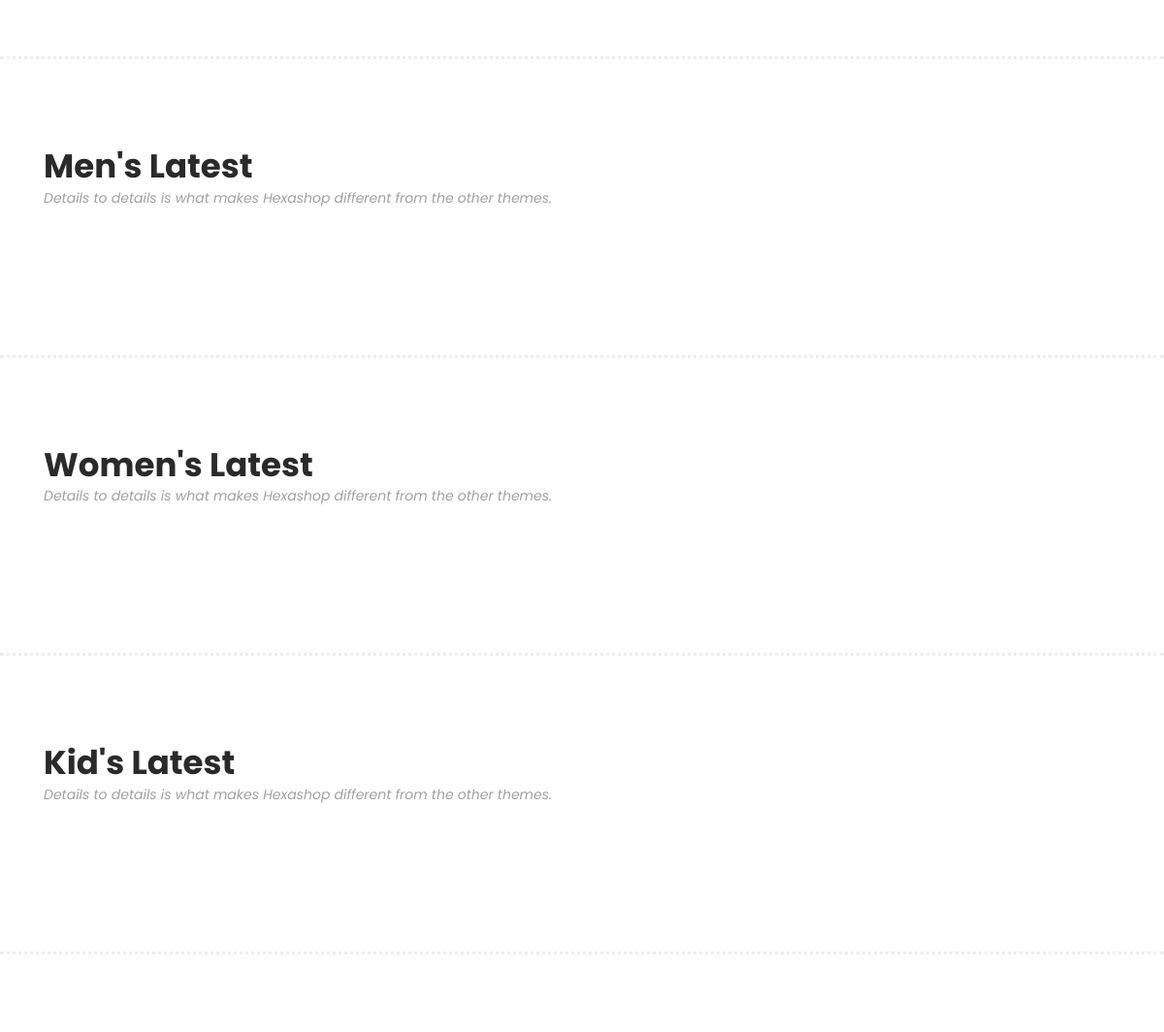
/ (middle part), run on an earlier commit of the app's database.
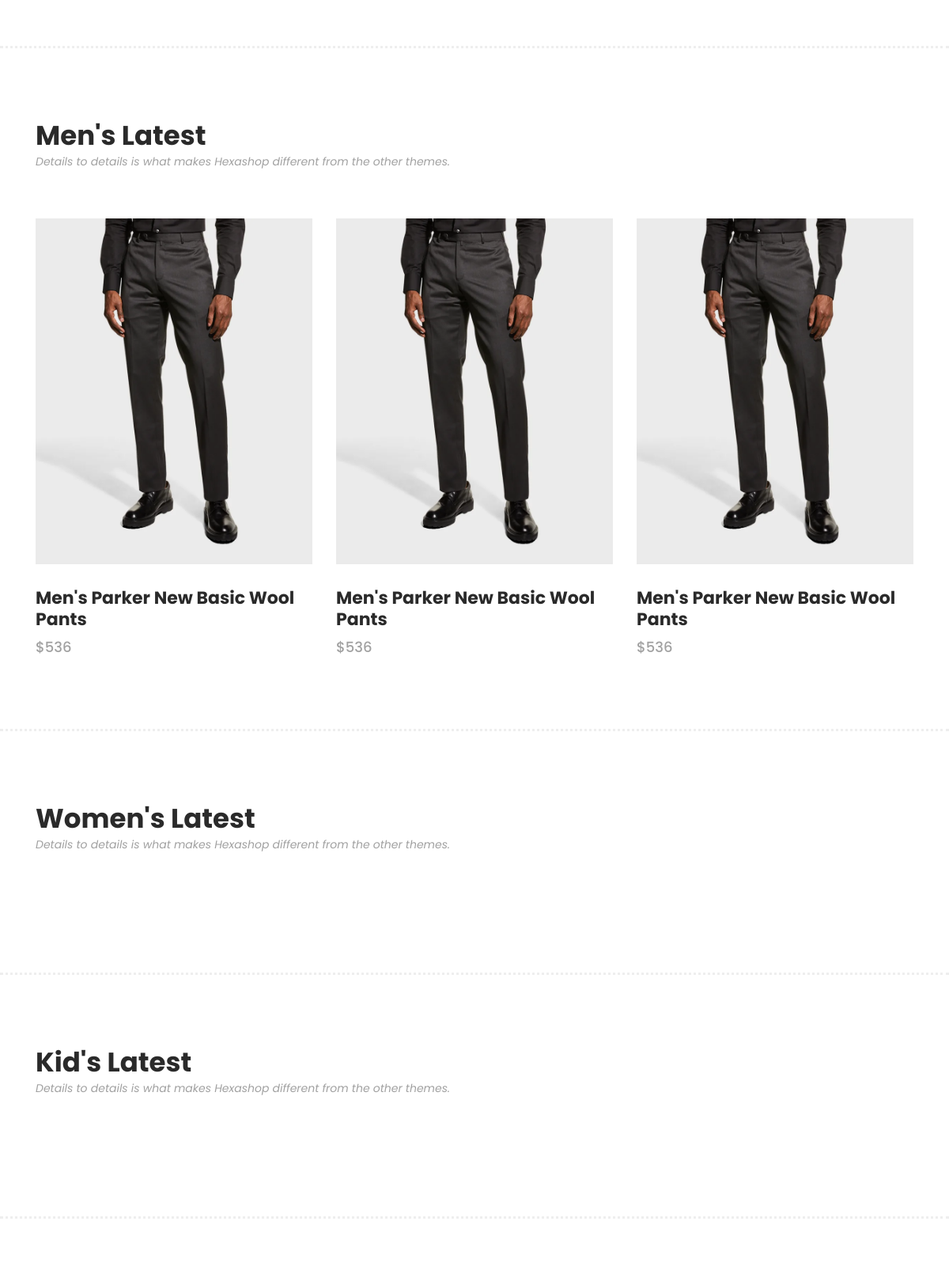
And on a later commit of the database.
### shopapp/models.py (models this page shows, shortened)
class Product(models.Model):
    name = models.CharField(max_length=255)
    description = models.TextField()
    thumb = models.ImageField(upload_to='thumbs/')
    images = models.ManyToManyField('ProductImage')
    brand = models.ForeignKey('Brand', on_delete=models.CASCADE)
    category = models.ForeignKey('Category', on_delete=models.CASCADE)
    gender = models.ForeignKey('Gender', on_delete=models.CASCADE)
    price = models.PositiveIntegerField(default=0)
    order_counter = models.PositiveIntegerField(default=0)
    class Meta:
        verbose_name = 'Product'
        verbose_name_plural = 'Products'

### shopapp/views.py (the view)
# urls.py: path('', homeView, name='home_url'),
def homeView(request):
    links = [
        {'name': 'home', 'url': 'home_url', 'active': 'active'},
        {'name': 'men', 'url': 'men_url', 'active': ''},
        {'name': 'women', 'url': 'women_url', 'active': ''},
        {'name': 'kid', 'url': 'kid_url', 'active': ''},
        {'name': 'accessories', 'url': 'accessories_url', 'active': ''},
        {'name': 'about', 'url': 'about_url', 'active': ''},
        {'name': 'contact us', 'url': 'contact_url', 'active': ''},
    ]
    if request.user.is_authenticated:
        links.append({'name': 'profile', 'url': 'profile_url', 'active': ''})
        links.append({'name': 'logout', 'url': 'logout_url', 'active': ''})
    else:
        links.append({'name': 'login', 'url': 'login_url', 'active': ''})
    context = {
        'links': links
    }
    try:
        mens = Product.objects.filter(gender=Gender.objects.get(name='Men')).order_by('-id')[:10]
        for elem in mens:
            print(elem.id)
        womens = Product.objects.filter(gender=Gender.objects.get(name='Women')).order_by('-id')[:10]
        kids = Product.objects.filter(gender=Gender.objects.get(name='Kid')).order_by('-id')[:10]
        context.update({'mens': mens})
        context.update({'womens': womens})
        context.update({'kids': kids})
        return render(request, template_name='index.html', context=context)
    except ObjectDoesNotExist:
        return render(request, template_name='index.html', context=context)

### templates/index.html (shortened to what this page needs)
{% extends 'base.html' %}
{% load static %}
{% block content %}
    <div class="main-banner" id="top">
        <div class="container-fluid">
            <div class="row">
                <div class="col-lg-6">
                </div>
                <div class="col-lg-6">
                    <div class="right-content">
                        <div class="row">
                            <div class="col-lg-6">
                            </div>
                            <div class="col-lg-6">
                            </div>
                        </div>
                    </div>
                </div>
            </div>
        </div>
    </div>
    <section class="section" id="men">
        <div class="container">
            <div class="row">
                <div class="col-lg-6">
                    <div class="section-heading">
                        <h2>Men's Latest</h2>
                        <span>Details to details is what makes Hexashop different from the other themes.</span>
                    </div>
                </div>
            </div>
        </div>
        <div class="container">
            <div class="row">
                <div class="col-lg-12">
                    <div class="men-item-carousel">
                        <div class="owl-men-item owl-carousel">
                            {% for product in mens %}
                                <div class="item">
                                    <div class="thumb">
                                        <img src="{{ product.thumb.url }}" alt="">
                                    </div>
                                    <div class="down-content">
                                        <h4>{{ product.name }}</h4>
                                        <span>${{ product.price }}</span>
                                    </div>
                                </div>
                            {% endfor %}
                        </div>
                    </div>
                </div>
            </div>
        </div>
    </section>
    <section class="section" id="women">
        <div class="container">
            <div class="row">
                <div class="col-lg-6">
                    <div class="section-heading">
                        <h2>Women's Latest</h2>
                        <span>Details to details is what makes Hexashop different from the other themes.</span>
                    </div>
                </div>
            </div>
        </div>
    </section>
    <section class="section" id="kids">
        <div class="container">
            <div class="row">
                <div class="col-lg-6">
                    <div class="section-heading">
                        <h2>Kid's Latest</h2>
                        <span>Details to details is what makes Hexashop different from the other themes.</span>
                    </div>
                </div>
            </div>
        </div>
    </section>
    <section class="section" id="explore">
    </section>
{% endblock content %}

What changed in the data, as far as the page shows it:
added Product: thumb (picture), name "Men's Parker New Basic Wool Pants", price "536"
